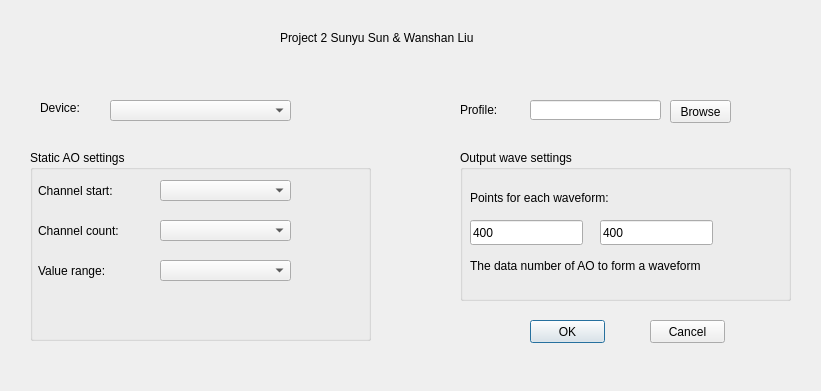
<?xml version="1.0" encoding="UTF-8"?>
<ui version="4.0">
 <class>ConfigureDialog</class>
 <widget class="QDialog" name="ConfigureDialog">
  <property name="geometry">
   <rect>
    <x>0</x>
    <y>0</y>
    <width>821</width>
    <height>391</height>
   </rect>
  </property>
  <property name="minimumSize">
   <size>
    <width>455</width>
    <height>213</height>
   </size>
  </property>
  <property name="windowTitle">
   <string>Static AO - Configuration</string>
  </property>
  <widget class="QComboBox" name="cmbDevice">
   <property name="geometry">
    <rect>
     <x>110</x>
     <y>100</y>
     <width>181</width>
     <height>21</height>
    </rect>
   </property>
   <property name="sizePolicy">
    <sizepolicy hsizetype="Maximum" vsizetype="Fixed">
     <horstretch>0</horstretch>
     <verstretch>0</verstretch>
    </sizepolicy>
   </property>
   <property name="layoutDirection">
    <enum>Qt::LeftToRight</enum>
   </property>
  </widget>
  <widget class="QLabel" name="lblDevice">
   <property name="geometry">
    <rect>
     <x>40</x>
     <y>100</y>
     <width>61</width>
     <height>16</height>
    </rect>
   </property>
   <property name="sizePolicy">
    <sizepolicy hsizetype="Fixed" vsizetype="Fixed">
     <horstretch>0</horstretch>
     <verstretch>0</verstretch>
    </sizepolicy>
   </property>
   <property name="text">
    <string>Device:</string>
   </property>
   <property name="buddy">
    <cstring>cmbDevice</cstring>
   </property>
  </widget>
  <widget class="QPushButton" name="btnOK">
   <property name="geometry">
    <rect>
     <x>530</x>
     <y>320</y>
     <width>75</width>
     <height>23</height>
    </rect>
   </property>
   <property name="text">
    <string>OK</string>
   </property>
  </widget>
  <widget class="QPushButton" name="btnCancel">
   <property name="geometry">
    <rect>
     <x>650</x>
     <y>320</y>
     <width>75</width>
     <height>23</height>
    </rect>
   </property>
   <property name="text">
    <string>Cancel</string>
   </property>
   <property name="autoDefault">
    <bool>false</bool>
   </property>
  </widget>
  <widget class="QGroupBox" name="groupBox">
   <property name="geometry">
    <rect>
     <x>30</x>
     <y>150</y>
     <width>341</width>
     <height>191</height>
    </rect>
   </property>
   <property name="title">
    <string>Static AO settings</string>
   </property>
   <widget class="QComboBox" name="cmbChannelStart">
    <property name="geometry">
     <rect>
      <x>130</x>
      <y>30</y>
      <width>131</width>
      <height>21</height>
     </rect>
    </property>
    <property name="sizePolicy">
     <sizepolicy hsizetype="Maximum" vsizetype="Fixed">
      <horstretch>0</horstretch>
      <verstretch>0</verstretch>
     </sizepolicy>
    </property>
   </widget>
   <widget class="QLabel" name="lblValueRange">
    <property name="geometry">
     <rect>
      <x>8</x>
      <y>110</y>
      <width>101</width>
      <height>22</height>
     </rect>
    </property>
    <property name="sizePolicy">
     <sizepolicy hsizetype="Fixed" vsizetype="Fixed">
      <horstretch>0</horstretch>
      <verstretch>0</verstretch>
     </sizepolicy>
    </property>
    <property name="minimumSize">
     <size>
      <width>91</width>
      <height>22</height>
     </size>
    </property>
    <property name="text">
     <string>Value range:</string>
    </property>
    <property name="buddy">
     <cstring>cmbValueRange</cstring>
    </property>
   </widget>
   <widget class="QLabel" name="lblChannelCount">
    <property name="geometry">
     <rect>
      <x>8</x>
      <y>70</y>
      <width>111</width>
      <height>22</height>
     </rect>
    </property>
    <property name="sizePolicy">
     <sizepolicy hsizetype="Fixed" vsizetype="Preferred">
      <horstretch>0</horstretch>
      <verstretch>0</verstretch>
     </sizepolicy>
    </property>
    <property name="minimumSize">
     <size>
      <width>91</width>
      <height>22</height>
     </size>
    </property>
    <property name="text">
     <string>Channel count:</string>
    </property>
    <property name="buddy">
     <cstring>cmbChannelCount</cstring>
    </property>
   </widget>
   <widget class="QLabel" name="lblChannelStart">
    <property name="geometry">
     <rect>
      <x>8</x>
      <y>30</y>
      <width>111</width>
      <height>22</height>
     </rect>
    </property>
    <property name="minimumSize">
     <size>
      <width>91</width>
      <height>22</height>
     </size>
    </property>
    <property name="text">
     <string>Channel start:</string>
    </property>
    <property name="buddy">
     <cstring>cmbChannelStart</cstring>
    </property>
   </widget>
   <widget class="QComboBox" name="cmbValueRange">
    <property name="geometry">
     <rect>
      <x>130</x>
      <y>110</y>
      <width>131</width>
      <height>21</height>
     </rect>
    </property>
    <property name="sizePolicy">
     <sizepolicy hsizetype="Maximum" vsizetype="Fixed">
      <horstretch>0</horstretch>
      <verstretch>0</verstretch>
     </sizepolicy>
    </property>
   </widget>
   <widget class="QComboBox" name="cmbChannelCount">
    <property name="geometry">
     <rect>
      <x>130</x>
      <y>70</y>
      <width>131</width>
      <height>21</height>
     </rect>
    </property>
    <property name="sizePolicy">
     <sizepolicy hsizetype="Maximum" vsizetype="Fixed">
      <horstretch>0</horstretch>
      <verstretch>0</verstretch>
     </sizepolicy>
    </property>
   </widget>
  </widget>
  <widget class="QGroupBox" name="groupBox_2">
   <property name="geometry">
    <rect>
     <x>460</x>
     <y>150</y>
     <width>331</width>
     <height>151</height>
    </rect>
   </property>
   <property name="title">
    <string>Output wave settings</string>
   </property>
   <widget class="QLabel" name="label">
    <property name="geometry">
     <rect>
      <x>10</x>
      <y>40</y>
      <width>161</width>
      <height>16</height>
     </rect>
    </property>
    <property name="minimumSize">
     <size>
      <width>131</width>
      <height>16</height>
     </size>
    </property>
    <property name="text">
     <string>Points for each waveform:</string>
    </property>
   </widget>
   <widget class="QLineEdit" name="txtPointCount1">
    <property name="geometry">
     <rect>
      <x>10</x>
      <y>70</y>
      <width>113</width>
      <height>25</height>
     </rect>
    </property>
    <property name="minimumSize">
     <size>
      <width>113</width>
      <height>25</height>
     </size>
    </property>
    <property name="text">
     <string>400</string>
    </property>
   </widget>
   <widget class="QLabel" name="label_2">
    <property name="geometry">
     <rect>
      <x>10</x>
      <y>100</y>
      <width>321</width>
      <height>31</height>
     </rect>
    </property>
    <property name="text">
     <string>The data number of AO to form a waveform</string>
    </property>
    <property name="wordWrap">
     <bool>false</bool>
    </property>
   </widget>
   <widget class="QLineEdit" name="txtPointCount2">
    <property name="geometry">
     <rect>
      <x>140</x>
      <y>70</y>
      <width>113</width>
      <height>25</height>
     </rect>
    </property>
    <property name="minimumSize">
     <size>
      <width>113</width>
      <height>25</height>
     </size>
    </property>
    <property name="text">
     <string>400</string>
    </property>
   </widget>
  </widget>
  <widget class="QLabel" name="lblProfilepath">
   <property name="geometry">
    <rect>
     <x>460</x>
     <y>100</y>
     <width>71</width>
     <height>20</height>
    </rect>
   </property>
   <property name="sizePolicy">
    <sizepolicy hsizetype="Fixed" vsizetype="Fixed">
     <horstretch>0</horstretch>
     <verstretch>0</verstretch>
    </sizepolicy>
   </property>
   <property name="text">
    <string>Profile:</string>
   </property>
   <property name="buddy">
    <cstring>cmbDevice</cstring>
   </property>
  </widget>
  <widget class="QLineEdit" name="txtProfilePath">
   <property name="geometry">
    <rect>
     <x>530</x>
     <y>100</y>
     <width>131</width>
     <height>20</height>
    </rect>
   </property>
  </widget>
  <widget class="QPushButton" name="btnBrowse">
   <property name="geometry">
    <rect>
     <x>670</x>
     <y>100</y>
     <width>61</width>
     <height>23</height>
    </rect>
   </property>
   <property name="text">
    <string>Browse</string>
   </property>
  </widget>
  <widget class="QLabel" name="label_3">
   <property name="geometry">
    <rect>
     <x>280</x>
     <y>30</y>
     <width>271</width>
     <height>16</height>
    </rect>
   </property>
   <property name="text">
    <string>Project 2 Sunyu Sun &amp; Wanshan Liu</string>
   </property>
  </widget>
 </widget>
 <tabstops>
  <tabstop>cmbDevice</tabstop>
  <tabstop>cmbChannelStart</tabstop>
  <tabstop>cmbChannelCount</tabstop>
  <tabstop>cmbValueRange</tabstop>
  <tabstop>btnOK</tabstop>
  <tabstop>btnCancel</tabstop>
 </tabstops>
 <resources/>
 <connections/>
</ui>
